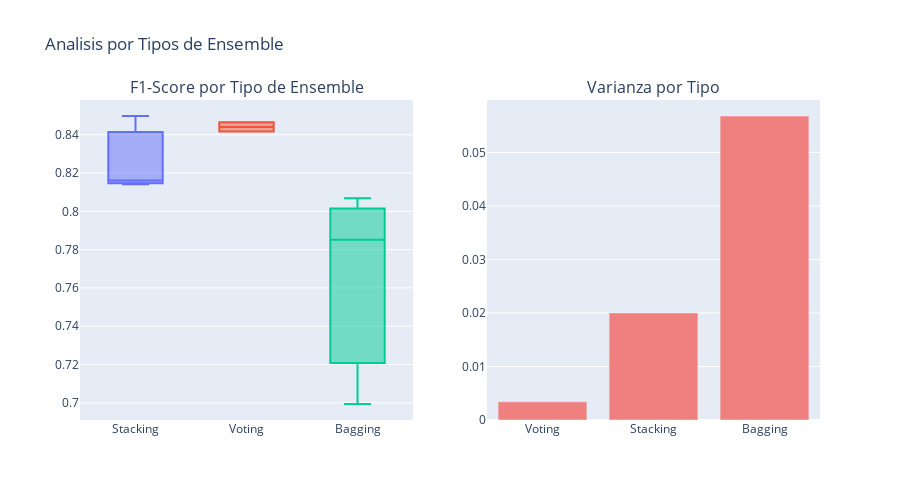

The code cell stored with this chart in its notebook:
### Code cell
# Visualizar el analisis por tipos
fig = make_subplots(rows=1, cols=2, 
                    subplot_titles=['F1-Score por Tipo de Ensemble', 'Varianza por Tipo'])

# Box plot de F1-Score por tipo
for ensemble_type in ensemble_df['type'].unique():
    type_data = ensemble_df[ensemble_df['type'] == ensemble_type]
    fig.add_trace(
        go.Box(y=type_data['f1_score'], name=ensemble_type),
        row=1, col=1
    )

# Barras de desviacion estandar
fig.add_trace(
    go.Bar(
        x=consistency_ranking.index,
        y=consistency_ranking.values,
        name='Std F1-Score',
        marker_color='lightcoral'
    ),
    row=1, col=2
)

fig.update_layout(
    title="Analisis por Tipos de Ensemble",
    height=500,
    showlegend=False
)

fig.show()

print(f"El analisis muestra que {best_avg_type} tiene el mejor rendimiento promedio,")
print(f"mientras que {most_consistent_type} es el mas consistente.")

### Figure 1 — Plotly figure (JSON) as saved in the notebook; plotly's stock layout.template omitted (floating-point values rounded to 4 significant figures)
{"data": [{"name": "Stacking", "type": "box", "xaxis": "x", "y": [0.8498, 0.8161, 0.8142], "yaxis": "y"}, {"name": "Voting", "type": "box", "xaxis": "x", "y": [0.8465, 0.8417], "yaxis": "y"}, {"name": "Bagging", "type": "box", "xaxis": "x", "y": [0.8069, 0.7851, 0.6994], "yaxis": "y"}, {"marker": {"color": "lightcoral"}, "name": "Std F1-Score", "type": "bar", "x": ["Voting", "Stacking", "Bagging"], "xaxis": "x2", "y": [0.003399, 0.02002, 0.05683], "yaxis": "y2"}], "layout": {"annotations": [{"font": {"size": 16}, "showarrow": false, "text": "F1-Score por Tipo de Ensemble", "x": 0.225, "xanchor": "center", "xref": "paper", "y": 1, "yanchor": "bottom", "yref": "paper"}, {"font": {"size": 16}, "showarrow": false, "text": "Varianza por Tipo", "x": 0.775, "xanchor": "center", "xref": "paper", "y": 1, "yanchor": "bottom", "yref": "paper"}], "height": 500, "showlegend": false, "title": {"text": "Analisis por Tipos de Ensemble"}, "xaxis": {"anchor": "y", "domain": [0, 0.45]}, "xaxis2": {"anchor": "y2", "domain": [0.55, 1]}, "yaxis": {"anchor": "x", "domain": [0, 1]}, "yaxis2": {"anchor": "x2", "domain": [0, 1]}}}
